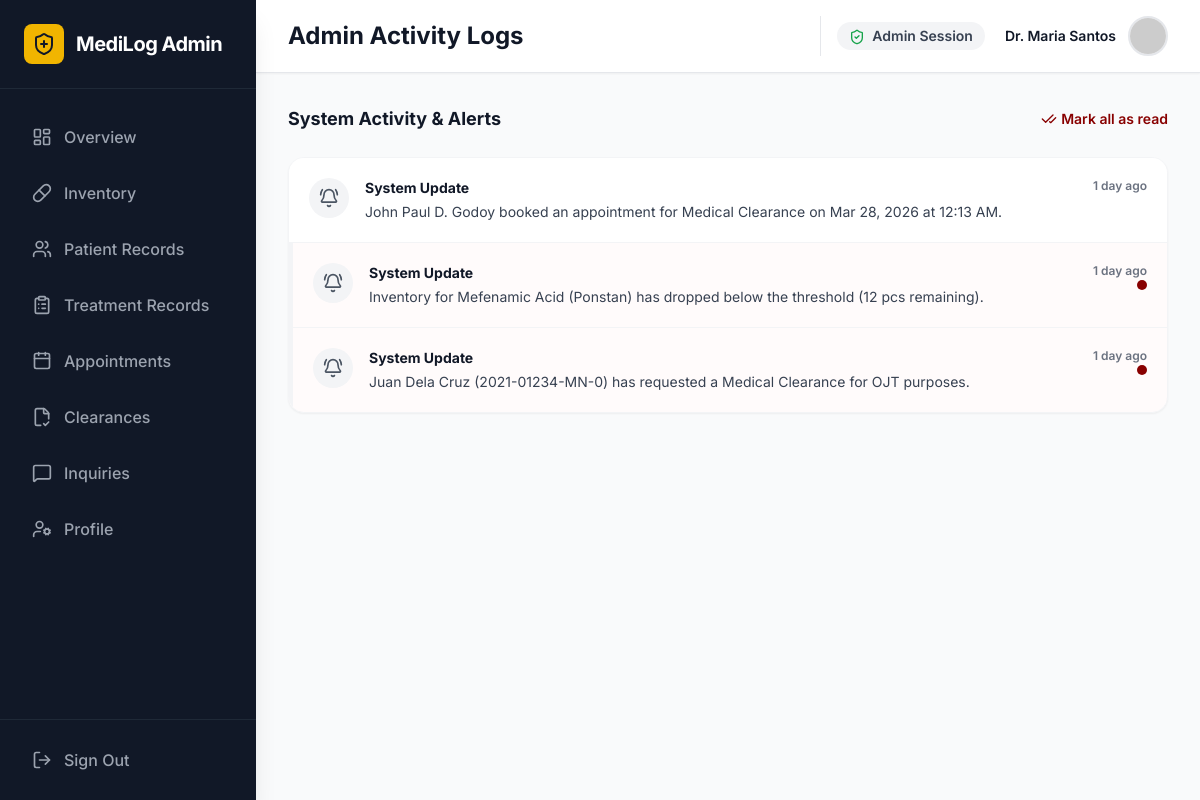
Before: /admin/admin_notifications.php (signed in) with the older database file.
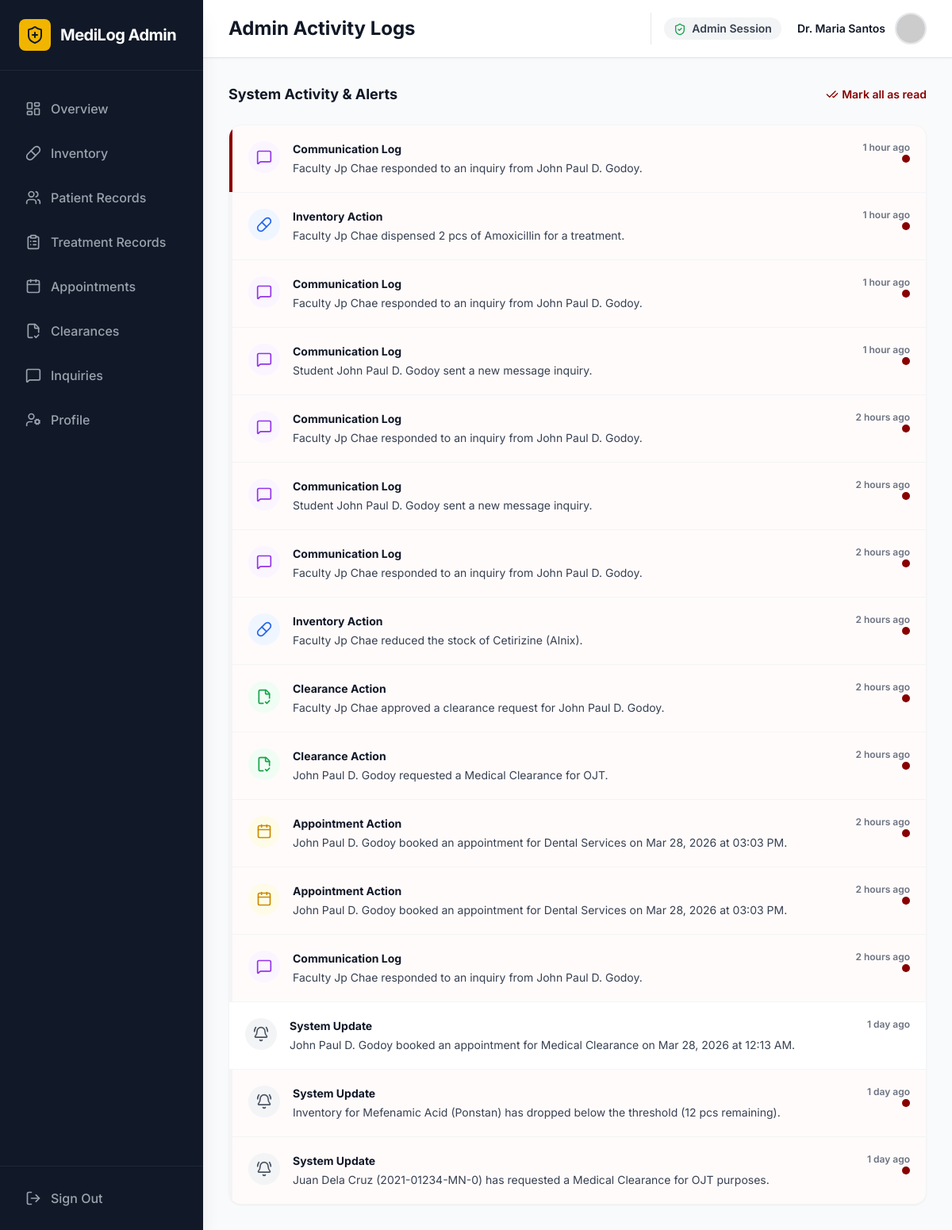
After: the same page with the newer database file.
### tables this page shows
CREATE TABLE `users` (
  `id` int(11) NOT NULL,
  `full_name` varchar(100) NOT NULL,
  `id_number` varchar(50) NOT NULL,
  `role` enum('student','faculty','admin') NOT NULL,
  `email` varchar(100) NOT NULL,
  `course` varchar(100) DEFAULT NULL,
  `section` varchar(20) DEFAULT NULL,
  `dob` date DEFAULT NULL,
  `gender` enum('male','female','other') DEFAULT NULL,
  `phone_number` varchar(20) DEFAULT NULL,
  `address` varchar(255) DEFAULT NULL,
  `emergency_contact_name` varchar(100) DEFAULT NULL,
  `emergency_contact_phone` varchar(20) DEFAULT NULL,
  `blood_type` varchar(5) DEFAULT NULL,
  `allergies` varchar(255) DEFAULT NULL,
  `password` varchar(255) NOT NULL,
  `created_at` timestamp NOT NULL DEFAULT current_timestamp(),
  `profile_pic` longtext DEFAULT NULL
);

CREATE TABLE `notifications` (
  `id` int(11) NOT NULL,
  `user_id` int(11) DEFAULT NULL,
  `title` varchar(150) NOT NULL,
  `message` text NOT NULL,
  `type` varchar(50) DEFAULT NULL,
  `is_read` tinyint(1) DEFAULT 0,
  `created_at` timestamp NOT NULL DEFAULT current_timestamp()
);

### admin/admin_notifications.php (the view, shortened to what this page needs)
<?php
require '../db_connect.php';
$user_id = $_SESSION['user_id'];
$stmt = $pdo->prepare("SELECT full_name, profile_pic FROM users WHERE id = ?");
$stmt->execute([$user_id]);
$user = $stmt->fetch();
$profile_pic = 'https://ui-avatars.com/api/?name=' . urlencode($user['full_name']) . '&background=880000&color=fff';
try {
    $notifStmt = $pdo->prepare("SELECT * FROM notifications WHERE user_id IS NULL OR user_id = ? ORDER BY created_at DESC LIMIT 40");
    $notifStmt->execute([$user_id]);
    $notifications = $notifStmt->fetchAll(PDO::FETCH_ASSOC);
} catch(PDOException $e) {
    die("Error fetching notifications: " . $e->getMessage());
}
function time_elapsed_string($datetime, $full = false) {
    $now = new DateTime;
    $ago = new DateTime($datetime);
    $diff = $now->diff($ago);
    $diff->w = floor($diff->d / 7);
    $diff->d -= $diff->w * 7;
    $string = array('y' => 'year', 'm' => 'month', 'w' => 'week', 'd' => 'day', 'h' => 'hour', 'i' => 'minute', 's' => 'second');
    foreach ($string as $k => &$v) {
        if ($diff->$k) { $v = $diff->$k . ' ' . $v . ($diff->$k > 1 ? 's' : ''); } else { unset($string[$k]); }
    }
    if (!$full) $string = array_slice($string, 0, 1);
    return $string ? implode(', ', $string) . ' ago' : 'just now';
}
?>
<!DOCTYPE html>
<html lang="en">
<head>
    <script src="https://cdn.tailwindcss.com"></script>
</head>
<body class="font-sans antialiased text-gray-800 bg-gray-50 flex h-screen overflow-hidden">
    <aside class="hidden md:flex flex-col w-64 bg-gray-900 text-white h-full shadow-xl z-20 flex-shrink-0">
        <div class="p-6 flex items-center gap-3 border-b border-gray-800">
            <div class="bg-pup-gold text-gray-900 p-2 rounded-lg"><i data-lucide="shield-plus" class="h-6 w-6"></i></div>
            <span class="font-bold text-xl tracking-tight text-white">MediLog Admin</span>
        </div>
        <nav class="flex-1 px-4 py-6 space-y-2 overflow-y-auto">
            <a href="admin_dashboard.php" class="flex items-center gap-3 px-4 py-3 text-gray-400 hover:bg-gray-800 hover:text-white rounded-xl font-medium transition-colors"><i data-lucide="layout-dashboard" class="h-5 w-5"></i> Overview</a>
            <a href="medicine_inventory.php" class="flex items-center gap-3 px-4 py-3 text-gray-400 hover:bg-gray-800 hover:text-white rounded-xl font-medium transition-colors"><i data-lucide="pill" class="h-5 w-5"></i> Inventory</a>
            <a href="patient_records.php" class="flex items-center gap-3 px-4 py-3 text-gray-400 hover:bg-gray-800 hover:text-white rounded-xl font-medium transition-colors"><i data-lucide="users" class="h-5 w-5"></i> Patient Records</a>
            <a href="admin_treatment_records.php" class="flex items-center gap-3 px-4 py-3 text-gray-400 hover:bg-gray-800 hover:text-white rounded-xl font-medium transition-colors"><i data-lucide="clipboard-list" class="h-5 w-5"></i> Treatment Records</a>
            <a href="admin_appointments.php" class="flex items-center gap-3 px-4 py-3 text-gray-400 hover:bg-gray-800 hover:text-white rounded-xl font-medium transition-colors"><i data-lucide="calendar" class="h-5 w-5"></i> Appointments</a>
            <a href="admin_clearance.php" class="flex items-center gap-3 px-4 py-3 text-gray-400 hover:bg-gray-800 hover:text-white rounded-xl font-medium transition-colors"><i data-lucide="file-check-2" class="h-5 w-5"></i> Clearances</a>
            <a href="admin_inquiries.php" class="flex items-center gap-3 px-4 py-3 text-gray-400 hover:bg-gray-800 hover:text-white rounded-xl font-medium transition-colors"><i data-lucide="message-square" class="h-5 w-5"></i> Inquiries</a>
            <a href="admin_profile.php" class="flex items-center gap-3 px-4 py-3 text-gray-400 hover:bg-gray-800 hover:text-white rounded-xl font-medium transition-colors"><i data-lucide="user-cog" class="h-5 w-5"></i> Profile</a>
        </nav>
        <div class="p-4 border-t border-gray-800">
            <button onclick="openLogoutModal()" class="flex items-center gap-3 px-4 py-3 text-gray-400 hover:bg-red-900/50 hover:text-red-400 rounded-xl font-medium transition-colors w-full text-left"><i data-lucide="log-out" class="h-5 w-5"></i> Sign Out</button>
        </div>
    </aside>
    <main class="flex-1 flex flex-col h-full overflow-hidden">
        <header class="bg-white border-b border-gray-200 px-4 md:px-8 py-4 flex items-center justify-between z-10 shadow-sm">
            <div class="flex items-center gap-3">
                <h1 class="text-xl md:text-2xl font-bold text-gray-900">Admin Activity Logs</h1>
            </div>
            <div class="flex items-center gap-3 sm:gap-4">
                <div class="hidden md:flex items-center gap-3 pl-4 border-l border-gray-200">
                    <span class="text-sm font-semibold text-gray-700 bg-gray-100 px-3 py-1 rounded-full mr-2"><i data-lucide="shield-check" class="h-4 w-4 inline mr-1 text-green-600"></i> Admin Session</span>
                    <div class="text-right"><p class="text-sm font-semibold text-gray-900"><?= htmlspecialchars($user['full_name']) ?></p></div>
                    <img src="<?= $profile_pic ?>" alt="Profile" class="h-10 w-10 rounded-full border-2 border-gray-200 object-cover">
                </div>
            </div>
        </header>
        <div class="flex-1 overflow-y-auto p-4 sm:p-8 pb-24 md:pb-8">
            <div class="max-w-4xl mx-auto space-y-4">
                <div class="flex justify-between items-center mb-6">
                    <h2 class="text-lg font-bold text-gray-900">System Activity & Alerts</h2>
                    <form method="POST">
                        <button type="submit" name="mark_read" class="text-sm font-semibold text-pup-maroon hover:underline flex items-center gap-1"><i data-lucide="check-check" class="h-4 w-4"></i> Mark all as read</button>
                    </form>
                </div>
                <div class="bg-white rounded-2xl border border-gray-100 shadow-sm overflow-hidden">
                    <div class="divide-y divide-gray-100">
                        <?php if(count($notifications) > 0): ?>
                            <?php foreach($notifications as $notif):
                                $message = htmlspecialchars($notif['message']);
                                $icon = 'bell-ring';
                                $iconColor = 'text-gray-600';
                                $bgColor = 'bg-gray-100';
                                $title = 'System Update';
                                if (strpos($message, '[Inventory]') !== false) {
                                    $icon = 'pill'; $iconColor = 'text-blue-600'; $bgColor = 'bg-blue-50'; $title = 'Inventory Action';
                                    $message = str_replace('[Inventory] ', '', $message);
                                } elseif (strpos($message, '[Clearance]') !== false) {
                                    $icon = 'file-check-2'; $iconColor = 'text-green-600'; $bgColor = 'bg-green-50'; $title = 'Clearance Action';
                                    $message = str_replace('[Clearance] ', '', $message);
                                } elseif (strpos($message, '[Appointment]') !== false) {
                                    $icon = 'calendar'; $iconColor = 'text-yellow-600'; $bgColor = 'bg-yellow-50'; $title = 'Appointment Action';
                                    $message = str_replace('[Appointment] ', '', $message);
                                } elseif (strpos($message, '[Message]') !== false) {
                                    $icon = 'message-square'; $iconColor = 'text-purple-600'; $bgColor = 'bg-purple-50'; $title = 'Communication Log';
                                    $message = str_replace('[Message] ', '', $message);
                                }
                            ?>
                                <div class="p-5 <?= $notif['is_read'] ? 'bg-white' : 'bg-red-50/30 hover:bg-red-50 border-l-4 border-l-pup-maroon' ?> transition-colors flex gap-4 relative group">
                                    <div class="w-10 h-10 rounded-full <?= $bgColor ?> <?= $iconColor ?> flex items-center justify-center flex-shrink-0"><i data-lucide="<?= $icon ?>" class="h-5 w-5"></i></div>
                                    <div class="flex-1">
                                        <div class="flex justify-between items-start mb-1">
                                            <h3 class="font-bold text-gray-900 text-sm"><?= $title ?></h3>
                                            <span class="text-xs font-semibold text-gray-500"><?= time_elapsed_string($notif['created_at']) ?></span>
                                        </div>
                                        <p class="text-sm text-gray-700"><?= $message ?></p>
                                    </div>
                                    <?php if(!$notif['is_read']): ?>
                                        <div class="absolute right-5 top-1/2 transform -translate-y-1/2 w-2.5 h-2.5 bg-pup-maroon rounded-full"></div>
                                    <?php endif; ?>
                                </div>
                            <?php endforeach; ?>
                        <?php else: ?>
                            <div class="p-8 text-center text-gray-500 text-sm">No new activity logs.</div>
                        <?php endif; ?>
                    </div>
                </div>
            </div>
        </div>
    </main>
</body>
</html>

### admin/admin_notifications.php (style rules this page uses)
body { opacity: 0; animation: fadeIn 0.4s ease-out forwards; }

Changed rows visible on the page:
added notifications: message "Communication Log", created_at "1 hour ago", message "Faculty Jp Chae responded to an inquiry from John Paul D. Godoy.", is_read 0 (drawn)
added notifications: message "Inventory Action", created_at "1 hour ago", message "Faculty Jp Chae dispensed 2 pcs of Amoxicillin for a treatment.", is_read 0 (drawn)
added notifications: message "Communication Log", created_at "1 hour ago", message "Faculty Jp Chae responded to an inquiry from John Paul D. Godoy.", is_read 0 (drawn)
added notifications: message "Communication Log", created_at "1 hour ago", message "Student John Paul D. Godoy sent a new message inquiry.", is_read 0 (drawn)
added notifications: message "Communication Log", created_at "2 hours ago", message "Faculty Jp Chae responded to an inquiry from John Paul D. Godoy.", is_read 0 (drawn)
added notifications: message "Communication Log", created_at "2 hours ago", message "Student John Paul D. Godoy sent a new message inquiry.", is_read 0 (drawn)
added notifications: message "Communication Log", created_at "2 hours ago", message "Faculty Jp Chae responded to an inquiry from John Paul D. Godoy.", is_read 0 (drawn)
added notifications: message "Inventory Action", created_at "2 hours ago", message "Faculty Jp Chae reduced the stock of Cetirizine (Alnix).", is_read 0 (drawn)
added notifications: message "Clearance Action", created_at "2 hours ago", message "Faculty Jp Chae approved a clearance request for John Paul D. Godoy.", is_read 0 (drawn)
added notifications: message "Clearance Action", created_at "2 hours ago", message "John Paul D. Godoy requested a Medical Clearance for OJT.", is_read 0 (drawn)
added notifications: message "Appointment Action", created_at "2 hours ago", message "John Paul D. Godoy booked an appointment for Dental Services on Mar 28, 2026 at 03:03 PM.", is_read 0 (drawn)
added notifications: message "Appointment Action", created_at "2 hours ago", message "John Paul D. Godoy booked an appointment for Dental Services on Mar 28, 2026 at 03:03 PM.", is_read 0 (drawn)
added notifications: message "Communication Log", created_at "2 hours ago", message "Faculty Jp Chae responded to an inquiry from John Paul D. Godoy.", is_read 0 (drawn)
